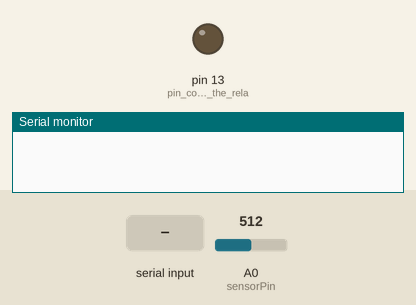
This sketch was run on a simulated Arduino Uno, built with avr-gcc and run on an emulated ATmega328P. Parts: output pins drawn as LEDs (lit = HIGH), the last lines printed to the serial monitor. The test bench sets the inputs (shaded band); at power-on: A0 (sensorPin) = 512.

Above: at 1.2 s.
1.3 s: "90,45\n" received over Serial
At 4.8 s:
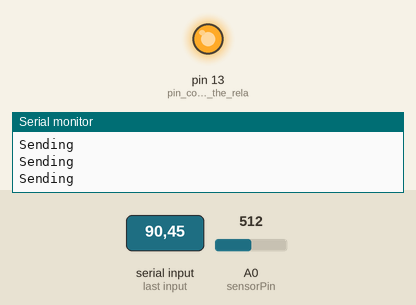
Timing chart, 0 to 9.8 s (numbered marks = the images above; inputs shaded):
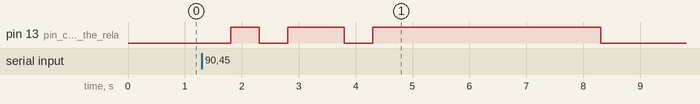

The sketch:

FinalProject.ino
```cpp
int sensorPin = A0; // select the input pin for ldr
int sensorValue = 0; // variable to store the value coming from the sensor
int i=0;
int d[32];
int temp=1;
int k=0;
int add=0;
int mesg;

void setup()
{
  pinMode(13, OUTPUT); //pin connected to the relay
  Serial.begin(9600);
}

void loop()
{

  if (Serial.available()){
    Serial.println("The message to send is: ");
    mesg=Serial.parseInt();
    Serial.println(mesg);

    //Serial.println(sensorPin);
    int b;
    //Serial.println(Serial.available());
    while(mesg!=0)
    {
      b=mesg%2; //converts decimal to binary
      mesg=mesg/2;
      //Serial.println(b);
      //Serial.println(mesg);
      if(b==1)
      {
        digitalWrite(13,HIGH);
        delay(500);
        sensorValue=analogRead(sensorPin);
        d[i]=sensorValue;
        Serial.println("Sending");
        //Serial.println(d[i]);
      }else {
        digitalWrite(13,LOW);
        delay(500);
        sensorValue=analogRead(sensorPin);
        d[i]=sensorValue;
        Serial.println("Sending");
        //Serial.println(d[i]);
      }
      i++;
    }
    i--;

    Serial.println("The message was sent");

    // for converting binary to decimal
    while(i>=0)
    {
      if(d[i]>=75 && d[i]<1005)
      {
        k=i;
        while(k!=0)
        {
          temp=temp*2;
          //Serial.println(temp);
          k--;
        }
        Serial.println("Recieving");
        delay(500);
        add=add+temp;
        //Serial.println(add);
        temp=1;
      }
      i--;
    }
    Serial.println("The message recieved is:"); // Final recieved value gets printed
    Serial.println(add);
    digitalWrite(13,LOW);
    Serial.end();
    Serial.begin(9600);
    //Serial.println(Serial.available());
  }

}
```

Measured:
- after the input at 1.3 s, pin 13 (pin_connected_to_the_rela): goes HIGH 0.50 s, LOW 0.50 s, HIGH 1.0 s, LOW 0.50 s, HIGH 4.0 s, then LOW, starting after 0.50 s
